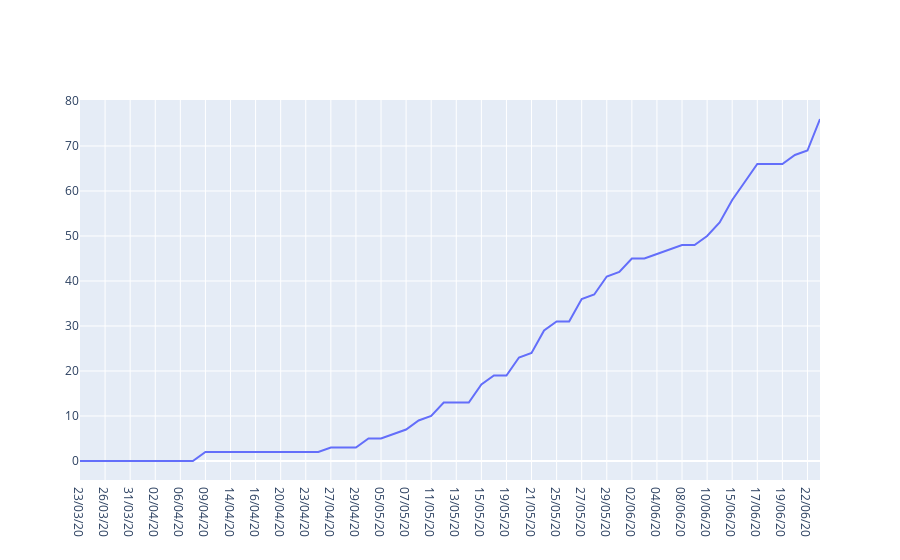

The cell this chart's notebook holds for it:
### Code cell
trace = go.Scatter(x = data['Data'],
                   y = data['Confirmados'],
                   mode = 'lines')
dat = [trace]
py.iplot(dat)

### Figure 1 — Plotly figure (JSON) as saved in the notebook; plotly's stock layout.template omitted (floating-point values rounded to 4 significant figures)
{"data": [{"mode": "lines", "type": "scatter", "x": ["23/03/20", "25/03/20", "26/03/20", "27/03/20", "31/03/20", "01/04/20", "02/04/20", "03/04/20", "06/04/20", "08/04/20", "09/04/20", "13/04/20", "14/04/20", "15/04/20", "16/04/20", "17/04/20", "20/04/20", "22/04/20", "23/04/20", "24/04/20", "27/04/20", "28/04/20", "29/04/20", "04/05/20", "05/05/20", "06/05/20", "07/05/20", "08/05/20", "11/05/20", "12/05/20", "13/05/20", "14/05/20", "15/05/20", "18/05/20", "19/05/20", "20/05/20", "21/05/20", "22/05/20", "25/05/20", "26/05/20", "27/05/20", "28/05/20", "29/05/20", "01/06/20", "02/06/20", "03/06/20", "04/06/20", "05/06/20", "08/06/20", "09/06/20", "10/06/20", "12/06/20", "15/06/20", "16/06/20", "17/06/20", "18/06/20", "19/06/20", "20/06/22", "22/06/20", "23/06/20"], "y": [0, 0, 0, 0, 0, 0, 0, 0, 0, 0, 2, 2, 2, 2, 2, 2, 2, 2, 2, 2, 3, 3, 3, 5, 5, 6, 7, 9, 10, 13, 13, 13, 17, 19, 19, 23, 24, 29, 31, 31, 36, 37, 41, 42, 45, 45, 46, 47, 48, 48, 50, 53, 58, 62, 66, 66, 66, 68, 69, 76]}], "layout": {}}
